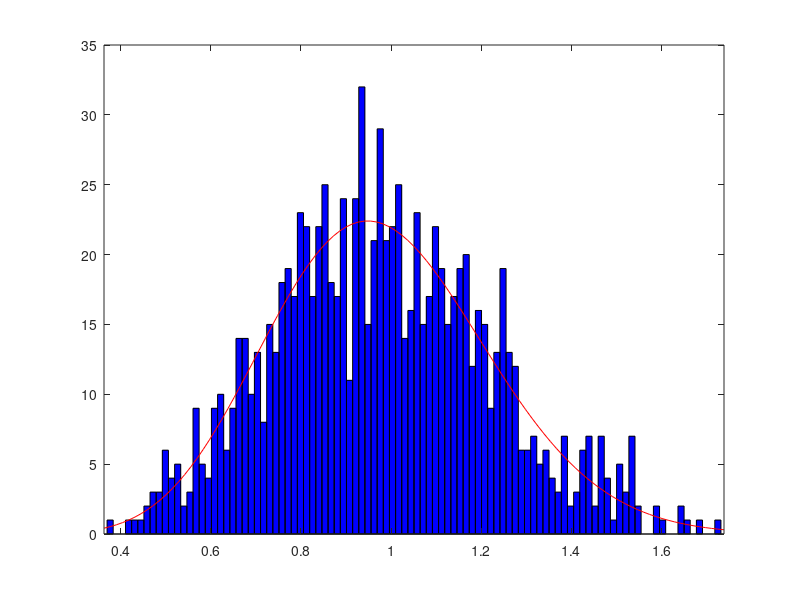
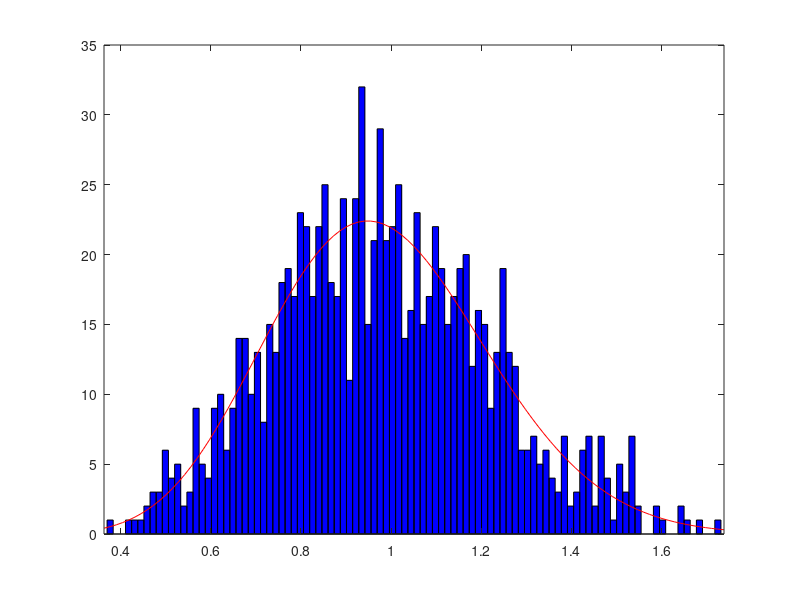
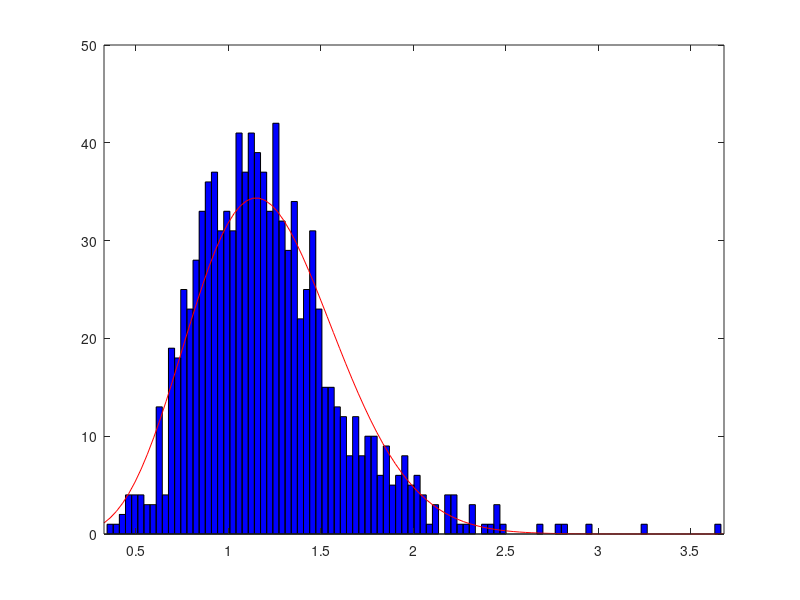
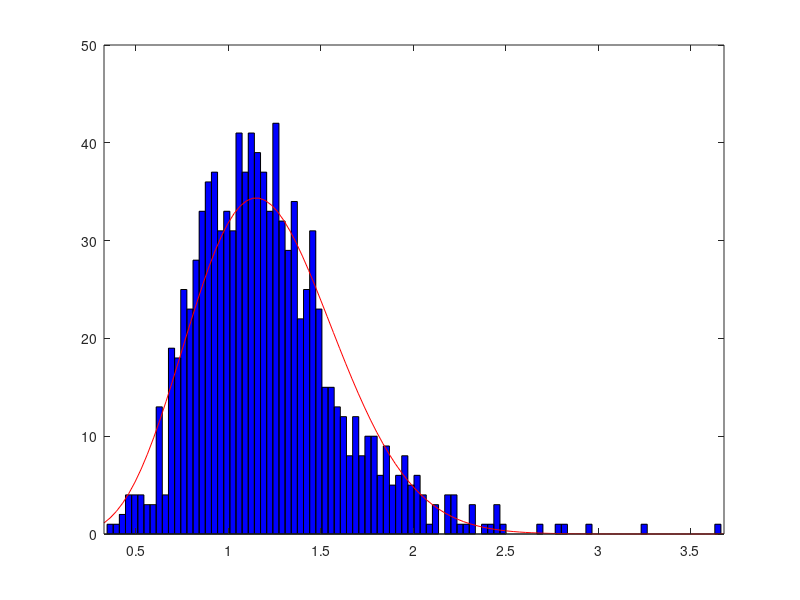

These figures' MATLAB source, in order:
rng default;  % For reproducibility
function S = QNakagami(M,n)


    S = zeros(M,1);

% Générer M échantillons de taille n à partir d'une distribution normale standard. 

    for i=1:M
        X = normrnd(0,1,n,1);
        S(i) = std (X);
    end
end
% Distribution de Nakagami aux écarts types de l'échantillon. 
S = QNakagami(1000, 10);
fig = figure; %ploting surface
histfit(S,100,'nakagami');
savefig("outputs/figures/HistogramsDistributions_normal_nakagami.fig")
saveas(fig,"outputs/figures/HistogramsDistributions_normal_nakagami.png","png")
close;
%la loi de Nakagami est moins robuste lorsque les données proviennent d'une distribution proche de la normale

%%%%%%%% b) Robustesse sur la loi de student
%%%%%%Pour nu=[1:3,6,10]
function S = QStudent(M,n)
     S = zeros(M,1);
    for i=1:M
        W = trnd(5,n,1);
        S(i) = std (W);
    end
end
S = QStudent(1000, 10);
fig = figure;
histfit(S,100,'nakagami');
savefig("outputs/figures/HistogramsDistributions_student_nakagami.fig")
saveas(fig,"outputs/figures/HistogramsDistributions_student_nakagami.png","png")
close;
% Apres plusieurs reprises avec les valeurs de nu on constate que plus nu est grand, plus la loi de Student se rapproche d'une loi normale.
% L ecart entre la courbe de desnsit2 et l histogramme se remarque moins a chaque valeur de nu.



%%%%%%%% c) Robustesse sur la loi gamma
%Pour alpha=[1:5]
%Loi Gamma (alpha, 1)
function S = QGamma(M,n)
    S = zeros(M,1);
    alpha = 5;
    beta = 2;
    for i=1:M
        W = gamrnd(alpha, beta,n,1);
        S(i) = std (W);
    end
end

%Plus alpha est grand, plus la loi gamma se rapproche d'une loi normale et est robuste.
fig = figure;
S = QGamma(1000, 10);
histfit(S,100,'nakagami');
savefig("outputs/figures/HistogramsDistributions_gamma_nakagami.fig");
saveas(fig,"outputs/figures/HistogramsDistributions_gamma_nakagami.png","png");
close;